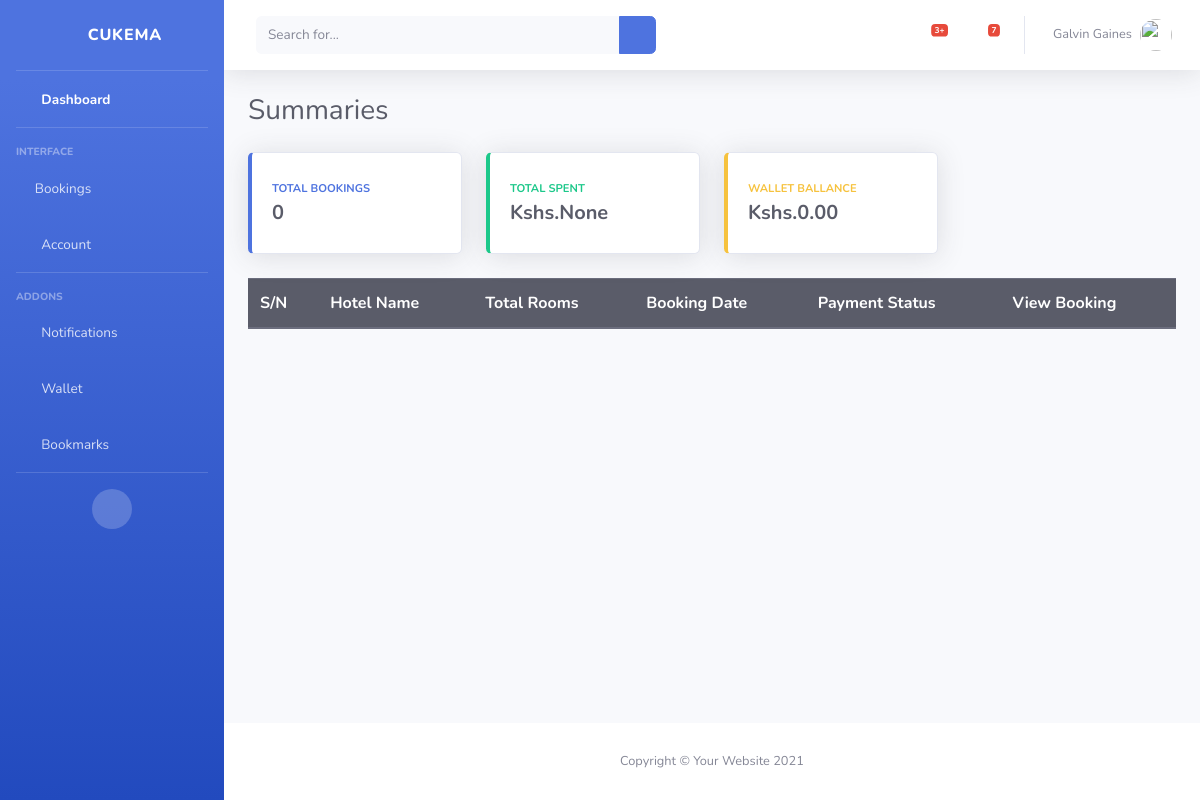
Before: /dashboard/ (signed in) with the older database file.
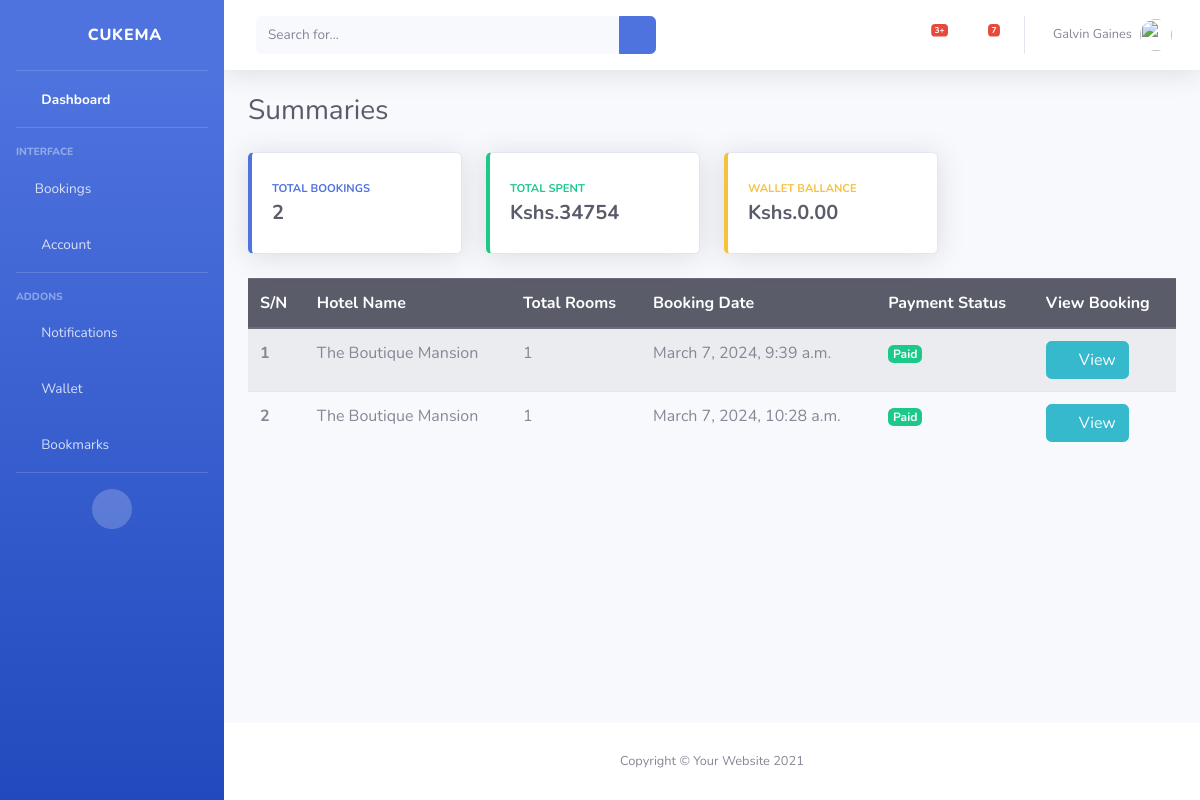
After: the same page with the newer database file.
### Hotel/models.py (models this page shows, shortened)
class Booking(models.Model):
    booking_date = models.DateTimeField(auto_now_add=True, editable=True,blank=True,null=True)
    booking_id = ShortUUIDField(length=10, max_length=10, alphabet='0123456789ABCDEFGHJKLMNPQRST', null=True, blank=True)
    user = models.ForeignKey(User, on_delete=models.SET_NULL, null=True, blank=True)
    payment_status = models.CharField(max_length=100, choices=Payment_status)
    fullname = models.CharField(max_length=100)
    email = models.EmailField(max_length=100)
    phone = models.CharField(max_length=100, null=True, blank=True)
    hotel = models.ForeignKey(Hotel, on_delete=models.SET_NULL, null=True, blank=True)
    room_type = models.ForeignKey(RoomType, on_delete=models.SET_NULL, null=True, blank=True)
    room = models.ManyToManyField(Room)
    before_discount = models.DecimalField(max_digits=12, decimal_places=2, default=0.00)
    total = models.DecimalField(max_digits=12, decimal_places=2, default=0.00)
    saved = models.DecimalField(max_digits=12, decimal_places=2, default=0.00)
    coupons = models.ManyToManyField("Hotel.Coupon", blank=True)
    checkin_date = models.DateField()
    checkout_date = models.DateField()
    total_days = models.PositiveIntegerField(default=1)
    num_adults = models.PositiveIntegerField(default=1)
    num_children = models.PositiveIntegerField(default=0)
    check_in = models.BooleanField(default=False)
    check_out = models.BooleanField(default=False)
    is_active = models.BooleanField(default=False)
    check_in_tracker = models.BooleanField(default=False)
    check_out_tracker = models.BooleanField(default=False)
    success_id = ShortUUIDField(length=10, max_length=10, alphabet='abcdefghijklmnopqrstuvwxyz', null=True, blank=True)
    stripe_payment_intent = models.CharField(max_length=100, blank=True, null=True)
    payment_id = models.CharField(max_length=100, blank=True, null=True)

class Hotel(models.Model):
    user= models.ForeignKey(User, related_name="Hotel_users",on_delete=models.SET_NULL,null=True)
    name = models.CharField(max_length=255)
    description = CKEditor5Field(null=True, blank=True,config_name='extends')
    image = models.FileField(upload_to="hotel_gallery")
    address = models.CharField(max_length=255)
    email = models.EmailField( max_length=254)
    mobile = models.CharField(max_length=255)
    status = models.CharField(max_length=255, choices=Hotel_status,default="Live")
    tags = TaggableManager(blank=True)
    views = models.IntegerField(default=0)
    featured = models.BooleanField(default=False)
    slug = models.SlugField(unique=True)
    date = models.DateField(auto_now_add=True)
    def __str__(self):
        return self.name

### User_dashboard/views.py (the view)
# urls.py: path("",dasboard,name="dashboard"),
@login_required
def dasboard(request):
    booking = Booking.objects.filter(user=request.user,payment_status="Paid")
    total_spent = Booking.objects.filter(user=request.user,payment_status="Paid").aggregate(amount=models.Sum('total'))
    context = {
        "bookings":booking,
        "total_spent":total_spent
    }
    return render(request,"user_dashboard/dashboard.html",context)

### UserAuth/models.py (called while the page is built)
    def __str__(self):
        return self.username

### templates/user_dashboard/dashboard.html
{% extends "user_dashboard/base.html" %}
{% load static %}
{% block body %}
<div class="d-sm-flex align-items-center justify-content-between mb-4">
  <h1 class="h3 mb-0 text-gray-800">Summaries</h1>
</div>
{% include "user_dashboard/toprow.html" %}
<table class="table table-striped table-hover table-responsive-sm">
  <thead class="thead-dark">
    <tr>
      <th scope="col">S/N</th>
      <th scope="col">Hotel Name</th>
      <th scope="col">Total Rooms</th>
      <th scope="col">Booking Date</th>
      <th scope="col">Payment Status</th>
      <th scope="col">View Booking</th>
    </tr>
  </thead>
  <tbody>
    {% for booking in bookings %}
      <tr>
          <th scope="row">{{forloop.counter}}</th>
          <td>{{booking.hotel}}</td>
          <td>{{booking.room.all.count}}</td>
          <td>{{booking.booking_date}}</td>
          <td><span class="badge badge-success">{{booking.payment_status}}</span></td>
          <td><a href="{% url "user_dashboard:booking_details" booking.booking_id %}" class="btn btn-info"><i class="fas fa-fw fa-eye"></i>View</a></td>
      </tr>
    {% endfor %}
  </tbody>
</table>
{% endblock body %}

### templates/user_dashboard/toprow.html (shortened to what this page needs)
{% load static %}
<div class="row">
    <div class="col-xl-3 col-md-6 mb-4">
        <div class="card border-left-primary shadow h-100 py-2">
            <div class="card-body">
                <div class="row no-gutters align-items-center">
                    <div class="col mr-2">
                        <div class="text-xs font-weight-bold text-primary text-uppercase mb-1">
                            Total Bookings</div>
                        <div class="h5 mb-0 font-weight-bold text-gray-800">{{bookings.count}}</div>
                    </div>
                    <div class="col-auto">
                        <i class="fas fa-calendar fa-2x text-gray-300"></i>
                    </div>
                </div>
            </div>
        </div>
    </div>
    <div class="col-xl-3 col-md-6 mb-4">
        <div class="card border-left-success shadow h-100 py-2">
            <div class="card-body">
                <div class="row no-gutters align-items-center">
                    <div class="col mr-2">
                        <div class="text-xs font-weight-bold text-success text-uppercase mb-1">
                            Total Spent</div>
                        <div class="h5 mb-0 font-weight-bold text-gray-800">Kshs.{{total_spent.amount}}</div>
                    </div>
                    <div class="col-auto">
                        <i class="fas fa-dollar-sign fa-2x text-gray-300"></i>
                    </div>
                </div>
            </div>
        </div>
    </div>
    <div class="col-xl-3 col-md-6 mb-4">
        <div class="card border-left-warning shadow h-100 py-2">
            <div class="card-body">
                <div class="row no-gutters align-items-center">
                    <div class="col mr-2">
                        <div class="text-xs font-weight-bold text-warning text-uppercase mb-1">
                            Wallet Ballance</div>
                        <div class="h5 mb-0 font-weight-bold text-gray-800">Kshs.{{request.user.profile.wallet}}</div>
                    </div>
                    <div class="col-auto">
                        <i class="fas fa-dollar-sign fa-2x text-gray-300"></i>
                    </div>
                </div>
            </div>
        </div>
    </div>
</div>

Changed rows visible on the page:
added Booking: hotel "The Boutique Mansion", room.all.count "1", booking_date "March 7, 2024, 9:39 a.m.", payment_status "Paid"
added Booking: hotel "The Boutique Mansion", room.all.count "1", booking_date "March 7, 2024, 10:28 a.m.", payment_status "Paid"
Other visible differences:
{{ bookings.count }}: "0" → "2"
{{ total_spent.amount }}: "None" → "34754"
